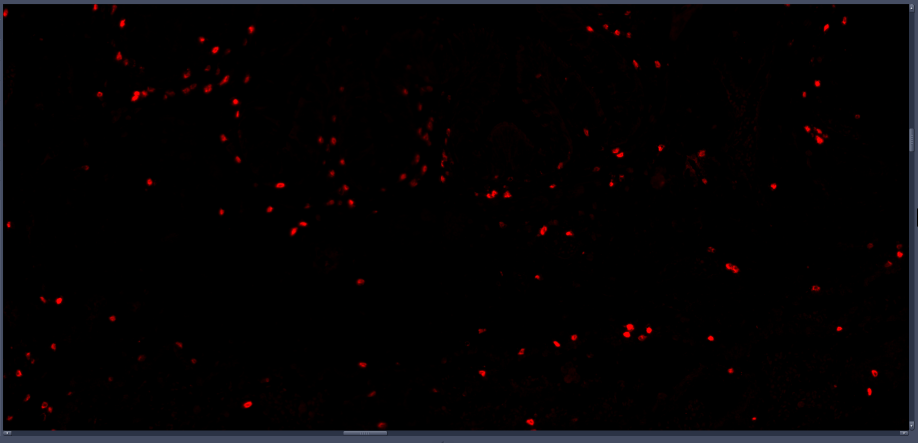
#> input picture Image3.png, 1835 x 886 px (shown at 1/2 size)
$ jupyter execute --allow-errors dissertation.ipynb
#> lines starting #> are read from the running program, lines starting #| are printed output that depends on the picture; after the words box and inside, x2 and y2 are one past the last pixel; in counts of white or black regions, pixels touching at a corner belong together
[cell 1]
from PIL import Image
import numpy as np
import torch
import matplotlib.pyplot as plt

# Load image (no cv2)
img = Image.open("Image3.png").convert("L")  # convert to grayscale
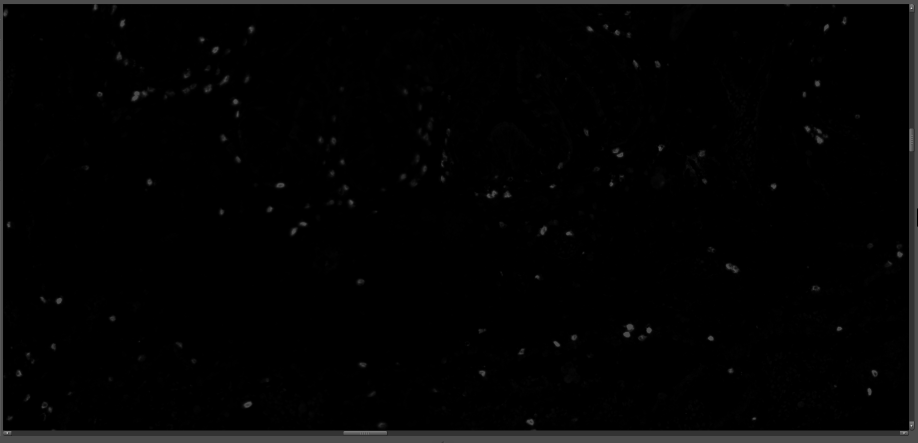
#> img: PIL image 1835x886 L (shown at 1/2 size); min 0, max 204, mean 4
img = img.resize((512, 512))
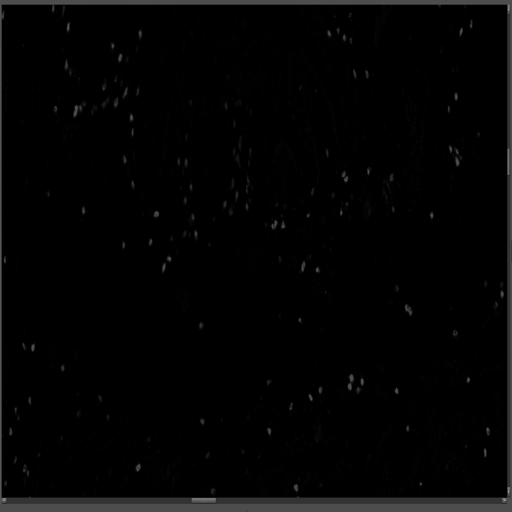
#> img: PIL image 512x512 L; min 0, max 170, mean 4

# Convert to tensor
img_np = np.array(img) / 255.0
#> (the rest of this cell did not finish here and is left out)

[cell 2]
from cellpose import models
#> (the rest of this cell did not finish here and is left out)

[cell 3]
from cellpose import models, io
from cellpose.io import imread

io.logger_setup()
#> (this line was passed over: cellpose is not available in this run)

#> (the rest of this cell did not finish here and is left out)

[cell 4]
import os

image_filename = "Image1 (1).png"

# Check if the image file exists
#> (the rest of this cell did not finish here and is left out)

[cell 5]
# metrics.py

import numpy as np
import cv2


#  Computing fourier descriptors for contours of all 4 images as masks

def get_contours(mask):
    contours, _ = cv2.findContours(mask.astype(np.uint8), cv2.RETR_EXTERNAL, cv2.CHAIN_APPROX_NONE)
    return contours
def contour_to_fourier(cnt):
    pts = cnt[:, 0, :]
    z = pts[:, 0] + 1j * pts[:, 1]
    return np.fft.fft(z)
def lowpass_filter(F, keep=15):
    F_filtered = np.zeros_like(F)
    F_filtered[:keep] = F[:keep]
    F_filtered[-keep:] = F[-keep:]
    return F_filtered
def fourier_to_contour(F):
    z = np.fft.ifft(F)
    pts = np.vstack((z.real, z.imag)).T
    return pts.astype(np.int32)
def fourier_smooth(mask, keep=15, min_area=30):
    new_mask = np.zeros_like(mask)

    contours = get_contours(mask)

    for cnt in contours:
        if cv2.contourArea(cnt) < min_area:
            continue

        F = contour_to_fourier(cnt)
        F_filt = lowpass_filter(F, keep=keep)
        smooth_cnt = fourier_to_contour(F_filt)

        cv2.drawContours(new_mask, [smooth_cnt], -1, 1, -1)

    return new_mask.astype(bool)


#> (the rest of this cell did not finish here and is left out)

[cell 6]
import cv2
import numpy as np
from skimage.filters import threshold_otsu
from skimage.morphology import remove_small_objects, remove_small_holes
import matplotlib.pyplot as plt

# Load image
img = cv2.imread('Image5.png')
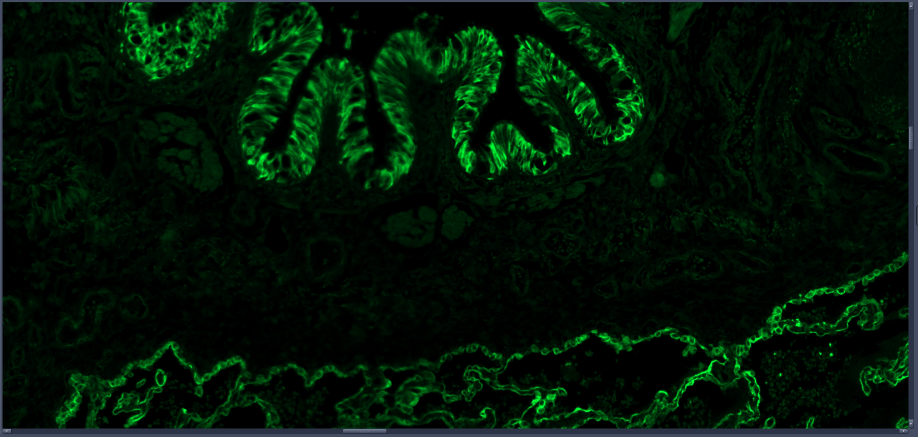
#> input picture Image5.png, 1835 x 874 px (shown at 1/2 size)
#> img is the input picture: shape (874, 1835, 3); mean B, G, R 6.8, 20.9, 2.1
img = cv2.cvtColor(img, cv2.COLOR_BGR2RGB)

# Choose channel (0=red, 1=green, 2=blue)
channel = img[:, :, 2]   # blue channel
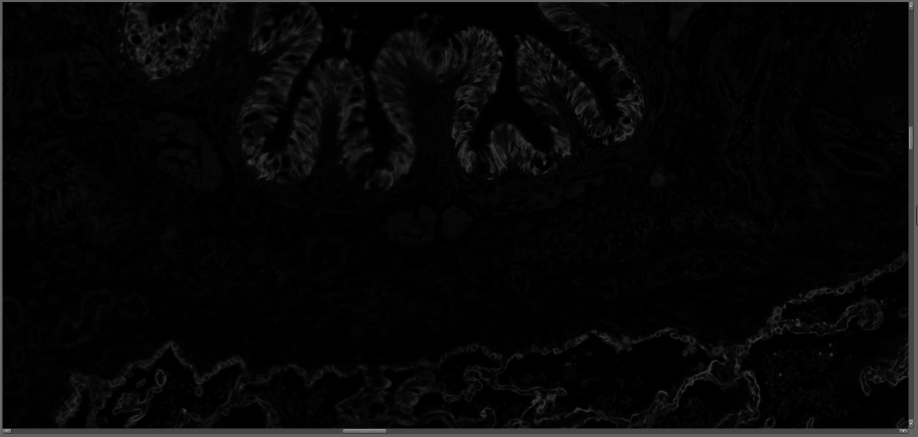
#> channel: shape (874, 1835) (shown at 1/2 size); min 0, max 212, mean 6.8

# Otsu threshold
t = threshold_otsu(channel)
#> t = 43
binary = channel > t
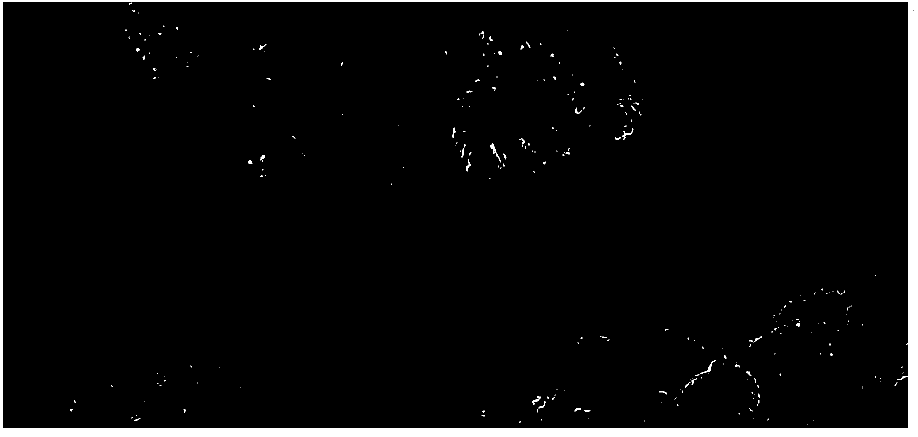
#> binary: shape (874, 1835) bool (shown at 1/2 size); 3.8% white; 270 white regions (227 under 20 px), largest, box (x1, y1, x2, y2) and area: (0, 0, 1835, 874) 57887, (981, 287, 1002, 325) 146, (1401, 721, 1432, 748) 128

# Clean mask
binary = remove_small_objects(binary, min_size=30)
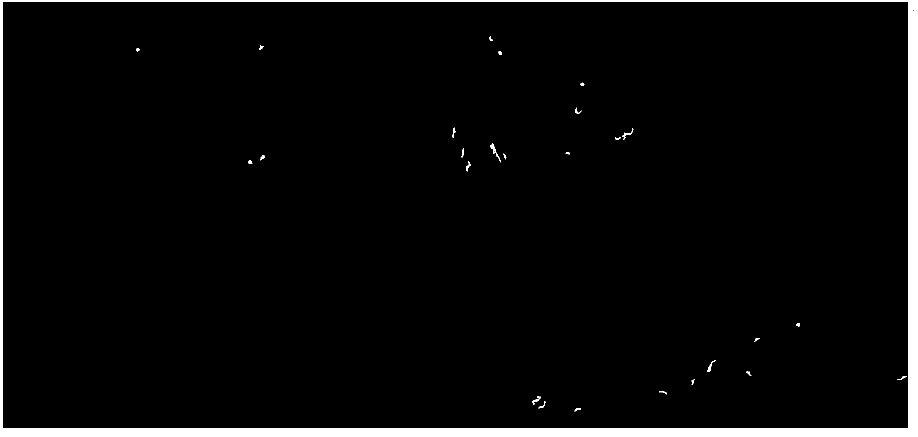
#> binary: shape (874, 1835) bool (shown at 1/2 size); 3.7% white; 27 white regions, largest, box (x1, y1, x2, y2) and area: (0, 0, 1835, 874) 57887, (981, 287, 1002, 325) 146, (1244, 256, 1267, 279) 104
binary = remove_small_holes(binary, area_threshold=50)
#> binary: shape (874, 1835) bool; 3.7% white; 27 white regions, largest, box (x1, y1, x2, y2) and area: (0, 0, 1835, 874) 58075, (981, 287, 1002, 325) 146, (1244, 256, 1267, 279) 104

# Visualise
plt.figure(figsize=(8,4))
plt.subplot(1,2,1)
plt.title("Channel")
plt.imshow(channel, cmap="gray")
plt.axis("off")

plt.subplot(1,2,2)
plt.title("Otsu mask")
plt.imshow(binary, cmap="gray")
plt.axis("off")
plt.show()
